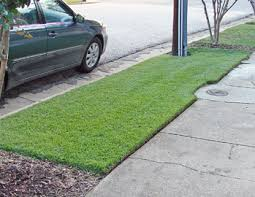
#> input picture edgeDetection/lawn5.png, 255 x 197 px
$ python edgeDetection.py
#> lines starting #> are read from the running program, lines starting #| are printed output that depends on the picture; after the words box and inside, x2 and y2 are one past the last pixel; in counts of white or black regions, pixels touching at a corner belong together
import cv2
import numpy as np
from matplotlib import pyplot as plt

orgImg = cv2.imread('lawn5.png')
#> orgImg is the input picture: shape (197, 255, 3); mean B, G, R 137.4, 155.3, 142.5
grayImg = cv2.imread('lawn5.png',0)
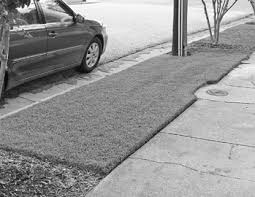
#> grayImg: shape (197, 255); min 0, max 255, mean 149.5
edges = cv2.Canny(grayImg,100,200)
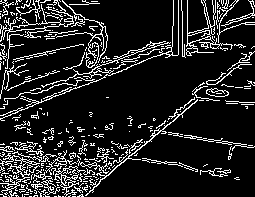
#> edges: shape (197, 255); 13.9% white in thin lines or dots

plt.subplot(131),plt.imshow(orgImg)
plt.title('Original'), plt.xticks([]), plt.yticks([])
plt.subplot(132),plt.imshow(grayImg,cmap = 'gray')
plt.title('Gray'), plt.xticks([]), plt.yticks([])
plt.subplot(133),plt.imshow(edges,cmap = 'gray')
plt.title('Edge'), plt.xticks([]), plt.yticks([])

plt.show()
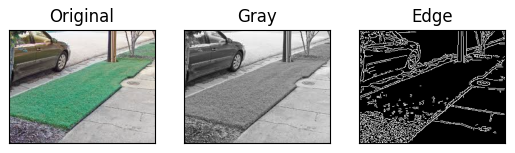
#> figure drawn by matplotlib, 3 panels; B, G, R data is drawn as R, G, B

$ run again, with edgeDetection/lawn1.png copied over edgeDetection/lawn5.png
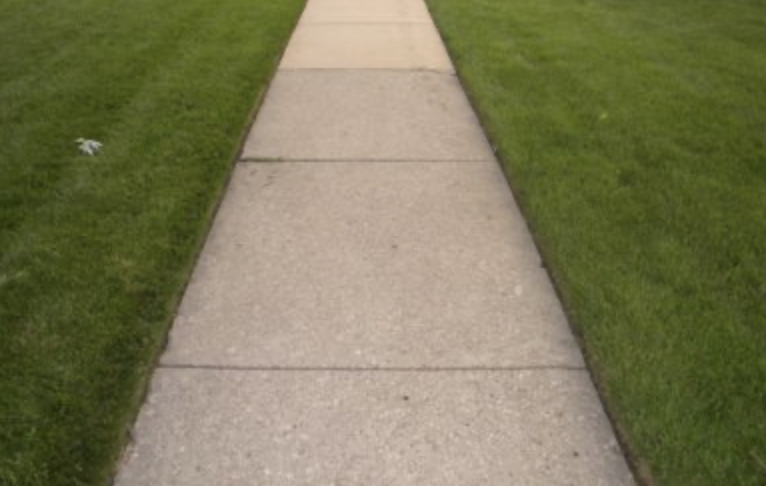
#> input picture edgeDetection/lawn1.png, 766 x 486 px
#> orgImg is the input picture: shape (486, 766, 3); mean B, G, R 86.1, 120.9, 123.3
#> `edges = cv2.Canny(grayImg,100,200)`:
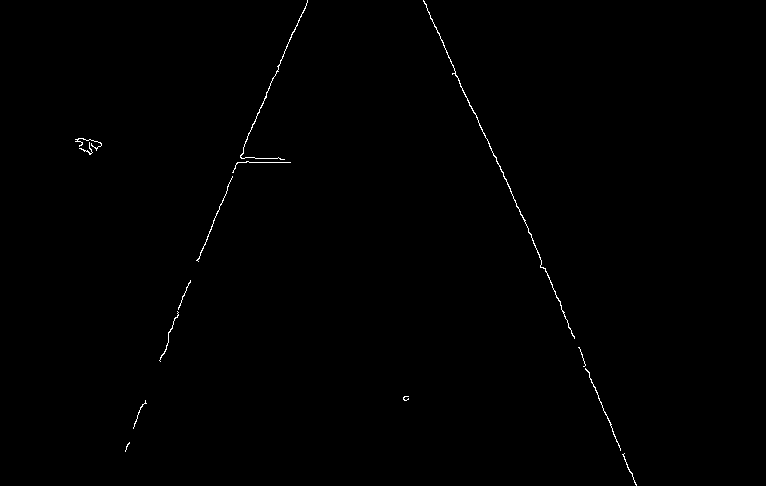
#> edges: shape (486, 766); 0.35% white in thin lines or dots, all inside (x1, y1, x2, y2) = (75, 0, 637, 486)
#> `plt.show()`:
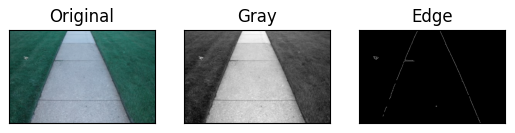
#> figure drawn by matplotlib, 3 panels; B, G, R data is drawn as R, G, B

$ run again, with edgeDetection/lawn2.png copied over edgeDetection/lawn5.png
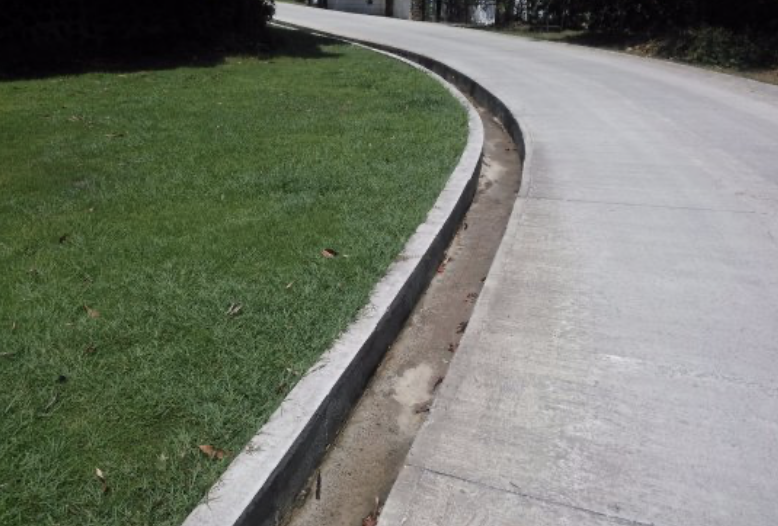
#> input picture edgeDetection/lawn2.png, 778 x 526 px
#> orgImg is the input picture: shape (526, 778, 3); mean B, G, R 107.7, 120.7, 115
#> `edges = cv2.Canny(grayImg,100,200)`:
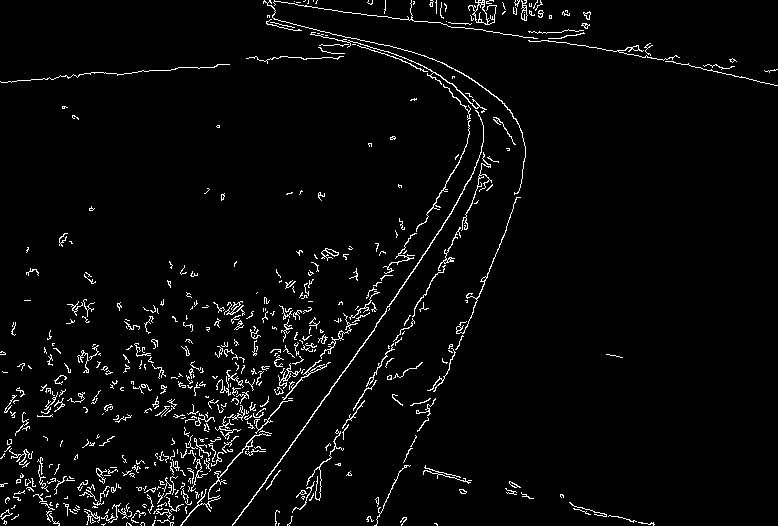
#> edges: shape (526, 778); 3.4% white in thin lines or dots
#> `plt.show()`:
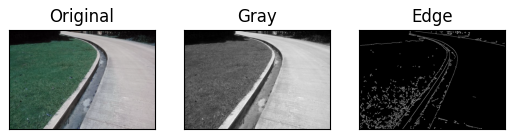
#> figure drawn by matplotlib, 3 panels; B, G, R data is drawn as R, G, B

$ run again, with edgeDetection/lawn3.png copied over edgeDetection/lawn5.png
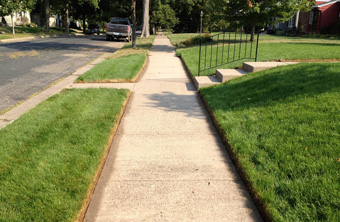
#> input picture edgeDetection/lawn3.png, 340 x 222 px
#> orgImg is the input picture: shape (222, 340, 3); mean B, G, R 84.6, 129.6, 127.6
#> `edges = cv2.Canny(grayImg,100,200)`:
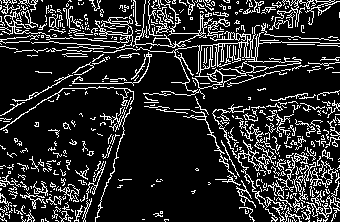
#> edges: shape (222, 340); 16.5% white in thin lines or dots
#> `plt.show()`:
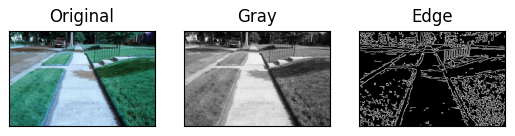
#> figure drawn by matplotlib, 3 panels; B, G, R data is drawn as R, G, B
